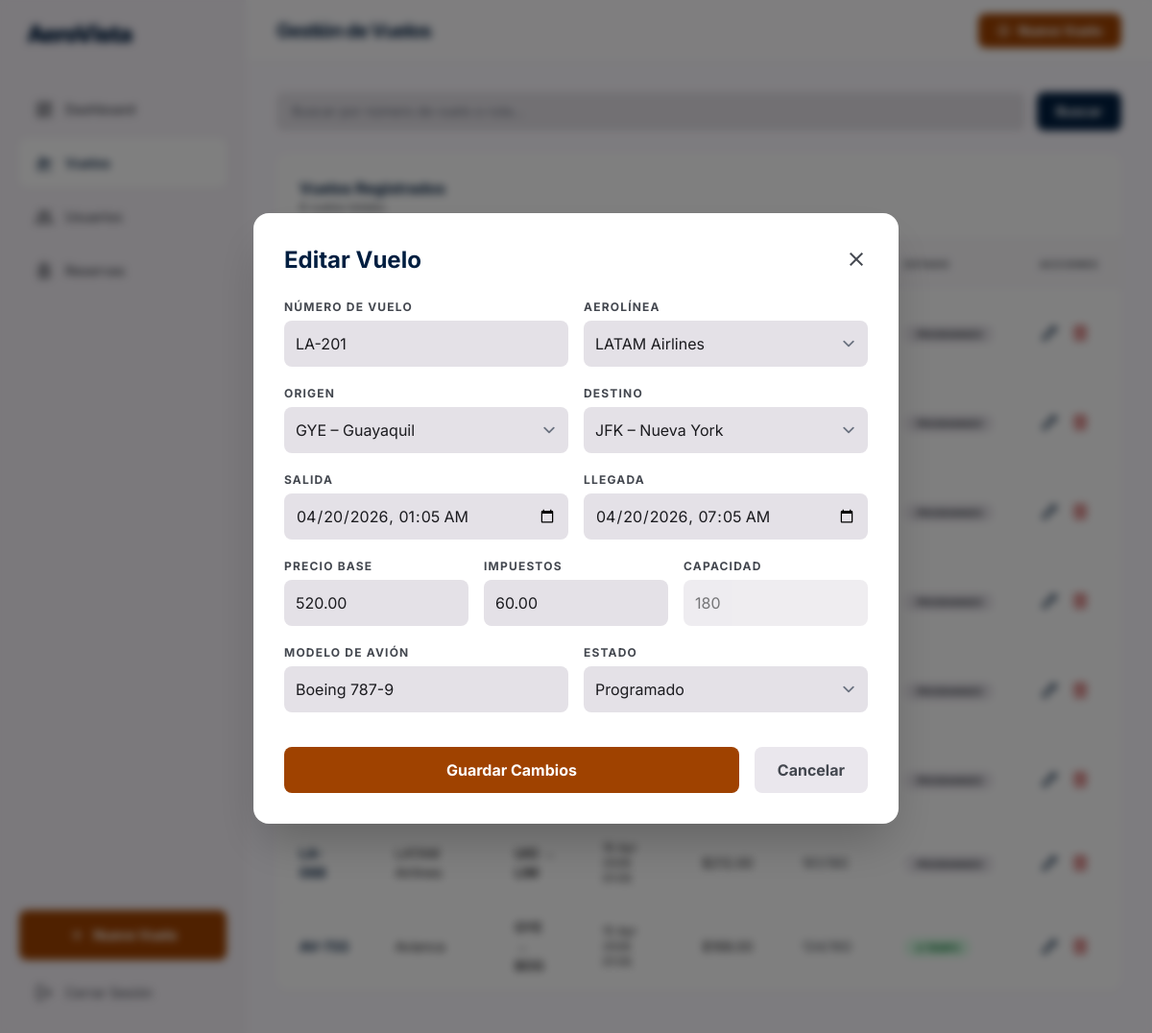
/admin/vuelos.php?edit=2 (signed in), run on the app's committed database.
### tables this page shows
CREATE TABLE `vuelos` (
  `id`                   INT AUTO_INCREMENT PRIMARY KEY,
  `numero_vuelo`         VARCHAR(20)    NOT NULL,
  `aerolinea_id`         INT            NOT NULL,
  `origen_id`            INT            NOT NULL,
  `destino_id`           INT            NOT NULL,
  `fecha_salida`         DATETIME       NOT NULL,
  `fecha_llegada`        DATETIME       NOT NULL,
  `precio_base`          DECIMAL(10,2)  NOT NULL,
  `impuestos`            DECIMAL(10,2)  NOT NULL DEFAULT 0.00,
  `capacidad`            INT            NOT NULL DEFAULT 180,
  `asientos_disponibles` INT            NOT NULL DEFAULT 180,
  `avion`                VARCHAR(100)   DEFAULT NULL COMMENT 'Modelo del avión (ej. Airbus A321neo)',
  `estado`               ENUM('programado','a_tiempo','retrasado','cancelado','completado')
                         NOT NULL DEFAULT 'programado',
  `created_at`           TIMESTAMP      NOT NULL DEFAULT CURRENT_TIMESTAMP,
  `updated_at`           TIMESTAMP      NOT NULL DEFAULT CURRENT_TIMESTAMP ON UPDATE CURRENT_TIMESTAMP,
  KEY `idx_vuelo_origen`   (`origen_id`),
  KEY `idx_vuelo_destino`  (`destino_id`),
  KEY `idx_vuelo_fecha`    (`fecha_salida`),
  KEY `idx_vuelo_estado`   (`estado`),
  CONSTRAINT `fk_vuelo_aerolinea` FOREIGN KEY (`aerolinea_id`) REFERENCES `aerolineas` (`id`),
  CONSTRAINT `fk_vuelo_origen`    FOREIGN KEY (`origen_id`)    REFERENCES `aeropuertos` (`id`),
  CONSTRAINT `fk_vuelo_destino`   FOREIGN KEY (`destino_id`)   REFERENCES `aeropuertos` (`id`)
);

CREATE TABLE `aerolineas` (
  `id`         INT AUTO_INCREMENT PRIMARY KEY,
  `codigo`     VARCHAR(10)  NOT NULL COMMENT 'Código IATA de la aerolínea',
  `nombre`     VARCHAR(100) NOT NULL,
  `logo_url`   VARCHAR(255) DEFAULT NULL,
  `activo`     TINYINT(1)   NOT NULL DEFAULT 1,
  `created_at` TIMESTAMP    NOT NULL DEFAULT CURRENT_TIMESTAMP,
  UNIQUE KEY `uq_aerolinea_codigo` (`codigo`)
);

CREATE TABLE `aeropuertos` (
  `id`         INT AUTO_INCREMENT PRIMARY KEY,
  `codigo`     VARCHAR(3)   NOT NULL COMMENT 'Código IATA (ej. GYE)',
  `nombre`     VARCHAR(150) NOT NULL,
  `ciudad`     VARCHAR(100) NOT NULL,
  `pais`       VARCHAR(100) NOT NULL,
  `pais_codigo` VARCHAR(2)  NOT NULL COMMENT 'Código ISO del país (ej. EC)',
  `activo`     TINYINT(1)   NOT NULL DEFAULT 1,
  `created_at` TIMESTAMP    NOT NULL DEFAULT CURRENT_TIMESTAMP,
  UNIQUE KEY `uq_aeropuerto_codigo` (`codigo`)
);

### admin/vuelos.php (the view, shortened to what the rows shown need)
<?php
require_once __DIR__ . '/../includes/functions.php';
$db    = getDB();
$ok    = '';
$page   = max(1, (int)($_GET['page'] ?? 1));
$limit  = 15;
$offset = ($page - 1) * $limit;
$search = trim($_GET['q'] ?? '');
$whereSQL = $search ? "WHERE v.numero_vuelo LIKE :q OR ap_o.codigo LIKE :q OR ap_d.codigo LIKE :q" : '';
$params   = $search ? [':q' => "%{$search}%"] : [];
$stmtV = $db->prepare("
    SELECT v.*, al.nombre AS aerolinea, ap_o.codigo AS origen, ap_d.codigo AS destino
    FROM vuelos v
    JOIN aerolineas al    ON al.id  = v.aerolinea_id
    JOIN aeropuertos ap_o ON ap_o.id = v.origen_id
    JOIN aeropuertos ap_d ON ap_d.id = v.destino_id
    $whereSQL
    ORDER BY v.fecha_salida DESC
    LIMIT $limit OFFSET $offset
");
$stmtV->execute($params);
$vuelos = $stmtV->fetchAll();
$aerolineas  = $db->query("SELECT id, nombre FROM aerolineas WHERE activo=1 ORDER BY nombre")->fetchAll();
$aeropuertos = $db->query("SELECT id, codigo, ciudad FROM aeropuertos WHERE activo=1 ORDER BY ciudad")->fetchAll();
$estados = ['programado','a_tiempo','retrasado','cancelado','completado'];
$editVuelo = null;
if (isset($_GET['edit'])) {
    $editVuelo = $db->prepare("SELECT * FROM vuelos WHERE id=?")->execute([(int)$_GET['edit']]) ? null : null;
    $stmtE = $db->prepare("SELECT * FROM vuelos WHERE id=?");
    $stmtE->execute([(int)$_GET['edit']]);
    $editVuelo = $stmtE->fetch();
}
?>
<!DOCTYPE html>
<html lang="es">
<head>
  <script src="https://cdn.tailwindcss.com?plugins=forms"></script>
</head>
<body class="bg-surface text-on-surface antialiased">
  <main class="ml-64 min-h-screen">
    <header class="fixed top-0 right-0 left-64 h-16 bg-white/70 backdrop-blur-xl z-30 shadow-sm flex items-center justify-between px-8">
      <h1 class="text-xl font-bold text-primary tracking-tighter">Gestión de Vuelos</h1>
    </header>
    <div class="pt-24 pb-12 px-8 max-w-7xl mx-auto space-y-6">
      <section class="bg-surface-container-lowest rounded-xl overflow-hidden shadow-sm">
        <div class="p-6 border-b border-surface-container-high/50 flex items-center justify-between">
          <div>
            <h2 class="text-base font-bold text-primary">Vuelos Registrados</h2>
          </div>
        </div>
        <div class="overflow-x-auto">
          <table class="w-full text-left text-sm">
            <thead>
              <tr class="bg-surface-container-low/50">
                <th class="px-6 py-4 text-[10px] font-bold text-on-surface-variant uppercase tracking-widest">Número</th>
                <th class="px-6 py-4 text-[10px] font-bold text-on-surface-variant uppercase tracking-widest">Aerolínea</th>
                <th class="px-6 py-4 text-[10px] font-bold text-on-surface-variant uppercase tracking-widest">Ruta</th>
                <th class="px-6 py-4 text-[10px] font-bold text-on-surface-variant uppercase tracking-widest">Salida</th>
                <th class="px-6 py-4 text-[10px] font-bold text-on-surface-variant uppercase tracking-widest">Precio</th>
                <th class="px-6 py-4 text-[10px] font-bold text-on-surface-variant uppercase tracking-widest">Asientos</th>
                <th class="px-6 py-4 text-[10px] font-bold text-on-surface-variant uppercase tracking-widest">Estado</th>
                <th class="px-6 py-4 text-[10px] font-bold text-on-surface-variant uppercase tracking-widest">Acciones</th>
              </tr>
            </thead>
            <tbody class="divide-y divide-surface-container-high/30">
              <?php foreach ($vuelos as $v): ?>
                <tr class="hover:bg-surface-container-low/30 transition-colors">
                  <td class="px-6 py-4 font-bold text-primary"><?= e($v['numero_vuelo']) ?></td>
                  <td class="px-6 py-4"><?= e($v['aerolinea']) ?></td>
                  <td class="px-6 py-4 font-semibold"><?= e($v['origen']) ?> → <?= e($v['destino']) ?></td>
                  <td class="px-6 py-4 text-xs"><?= fechaCorta($v['fecha_salida']) ?> <?= hora($v['fecha_salida']) ?></td>
                  <td class="px-6 py-4"><?= precio((float)$v['precio_base'] + (float)$v['impuestos']) ?></td>
                  <td class="px-6 py-4">
                    <span class="<?= $v['asientos_disponibles'] < 20 ? 'text-error font-bold' : 'text-on-surface-variant' ?>"><?= $v['asientos_disponibles'] ?>/<?= $v['capacidad'] ?></span>
                  </td>
                  <td class="px-6 py-4"><?= badgeEstado($v['estado']) ?></td>
                  <td class="px-6 py-4">
                    <div class="flex gap-3 items-center">
                      <a href="/admin/vuelos.php?edit=<?= $v['id'] ?>"
                         class="text-primary hover:text-secondary transition-colors">
                        <span class="material-symbols-outlined text-xl">edit</span>
                      </a>
                      <form method="POST" onsubmit="return confirm('¿Eliminar vuelo <?= e($v['numero_vuelo']) ?>? Esta acción no se puede deshacer.')">
                        <button type="submit" class="text-error hover:opacity-70 transition-opacity">
                          <span class="material-symbols-outlined text-xl">delete</span>
                        </button>
                      </form>
                    </div>
                  </td>
                </tr>
              <?php endforeach; ?>
            </tbody>
          </table>
        </div>
      </section>
    </div>
  </main>
  <div id="modal-vuelo" class="<?= ($editVuelo || ($_SERVER['REQUEST_METHOD']==='POST' && !$ok)) ? '' : 'hidden' ?> fixed inset-0 bg-black/50 backdrop-blur-sm z-50 flex items-center justify-center p-4">
    <div class="bg-white rounded-2xl p-8 w-full max-w-2xl shadow-2xl max-h-[90vh] overflow-y-auto">
      <div class="flex justify-between items-center mb-6">
        <h2 class="text-2xl font-bold text-primary"><?= $editVuelo ? 'Editar Vuelo' : 'Nuevo Vuelo' ?></h2>
      </div>
      <form method="POST" class="space-y-5">
        <div class="grid grid-cols-2 gap-4">
          <div>
            <label class="text-xs font-bold uppercase tracking-widest text-on-surface-variant block mb-1.5">Número de Vuelo</label>
            <input type="text" name="numero_vuelo" required
                   value="<?= e($editVuelo['numero_vuelo'] ?? '') ?>"
                   class="w-full bg-surface-container-highest border-none rounded-lg p-3 outline-none focus:ring-2 focus:ring-primary"/>
          </div>
          <div>
            <label class="text-xs font-bold uppercase tracking-widest text-on-surface-variant block mb-1.5">Aerolínea</label>
            <select name="aerolinea_id" required class="w-full bg-surface-container-highest border-none rounded-lg p-3 outline-none focus:ring-2 focus:ring-primary">
              <?php foreach ($aerolineas as $al): ?>
                <option value="<?= $al['id'] ?>" <?= ($editVuelo['aerolinea_id'] ?? '') == $al['id'] ? 'selected' : '' ?>>
                  <?= e($al['nombre']) ?>
                </option>
              <?php endforeach; ?>
            </select>
          </div>
        </div>
        <div class="grid grid-cols-2 gap-4">
          <div>
            <label class="text-xs font-bold uppercase tracking-widest text-on-surface-variant block mb-1.5">Origen</label>
            <select name="origen_id" required class="w-full bg-surface-container-highest border-none rounded-lg p-3 outline-none focus:ring-2 focus:ring-primary">
              <?php foreach ($aeropuertos as $ap): ?>
                <option value="<?= $ap['id'] ?>" <?= ($editVuelo['origen_id'] ?? '') == $ap['id'] ? 'selected' : '' ?>>
                  <?= e($ap['codigo']) ?> – <?= e($ap['ciudad']) ?>
                </option>
              <?php endforeach; ?>
            </select>
          </div>
          <div>
            <label class="text-xs font-bold uppercase tracking-widest text-on-surface-variant block mb-1.5">Destino</label>
            <select name="destino_id" required class="w-full bg-surface-container-highest border-none rounded-lg p-3 outline-none focus:ring-2 focus:ring-primary">
              <?php foreach ($aeropuertos as $ap): ?>
                <option value="<?= $ap['id'] ?>" <?= ($editVuelo['destino_id'] ?? '') == $ap['id'] ? 'selected' : '' ?>>
                  <?= e($ap['codigo']) ?> – <?= e($ap['ciudad']) ?>
                </option>
              <?php endforeach; ?>
            </select>
          </div>
        </div>
        <div class="grid grid-cols-2 gap-4">
          <div>
            <label class="text-xs font-bold uppercase tracking-widest text-on-surface-variant block mb-1.5">Salida</label>
            <input type="datetime-local" name="fecha_salida" required
                   value="<?= $editVuelo ? substr($editVuelo['fecha_salida'],0,16) : '' ?>"
                   class="w-full bg-surface-container-highest border-none rounded-lg p-3 outline-none focus:ring-2 focus:ring-primary"/>
          </div>
          <div>
            <label class="text-xs font-bold uppercase tracking-widest text-on-surface-variant block mb-1.5">Llegada</label>
            <input type="datetime-local" name="fecha_llegada" required
                   value="<?= $editVuelo ? substr($editVuelo['fecha_llegada'],0,16) : '' ?>"
                   class="w-full bg-surface-container-highest border-none rounded-lg p-3 outline-none focus:ring-2 focus:ring-primary"/>
          </div>
        </div>
        <div class="grid grid-cols-3 gap-4">
          <div>
            <label class="text-xs font-bold uppercase tracking-widest text-on-surface-variant block mb-1.5">Precio Base</label>
            <input type="number" name="precio_base" step="0.01" min="0" required
                   value="<?= e($editVuelo['precio_base'] ?? '') ?>"
                   class="w-full bg-surface-container-highest border-none rounded-lg p-3 outline-none focus:ring-2 focus:ring-primary"/>
          </div>
          <div>
            <label class="text-xs font-bold uppercase tracking-widest text-on-surface-variant block mb-1.5">Impuestos</label>
            <input type="number" name="impuestos" step="0.01" min="0" required
                   value="<?= e($editVuelo['impuestos'] ?? '') ?>"
                   class="w-full bg-surface-container-highest border-none rounded-lg p-3 outline-none focus:ring-2 focus:ring-primary"/>
          </div>
          <div>
            <label class="text-xs font-bold uppercase tracking-widest text-on-surface-variant block mb-1.5">Capacidad</label>
            <input type="number" name="capacidad" min="1" required
                   value="<?= e($editVuelo['capacidad'] ?? '180') ?>"
                   <?= $editVuelo ? 'readonly title="No se puede cambiar en edición"' : '' ?>
                   class="w-full bg-surface-container-highest border-none rounded-lg p-3 outline-none focus:ring-2 focus:ring-primary <?= $editVuelo ? 'opacity-60' : '' ?>"/>
          </div>
        </div>
        <div class="grid grid-cols-2 gap-4">
          <div>
            <label class="text-xs font-bold uppercase tracking-widest text-on-surface-variant block mb-1.5">Modelo de Avión</label>
            <input type="text" name="avion"
                   value="<?= e($editVuelo['avion'] ?? '') ?>"
                   placeholder="Ej. Airbus A321neo"
                   class="w-full bg-surface-container-highest border-none rounded-lg p-3 outline-none focus:ring-2 focus:ring-primary"/>
          </div>
          <div>
            <label class="text-xs font-bold uppercase tracking-widest text-on-surface-variant block mb-1.5">Estado</label>
            <select name="estado" class="w-full bg-surface-container-highest border-none rounded-lg p-3 outline-none focus:ring-2 focus:ring-primary">
              <?php foreach ($estados as $est): ?>
                <option value="<?= $est ?>" <?= ($editVuelo['estado'] ?? 'programado') === $est ? 'selected' : '' ?>>
                  <?= ucfirst(str_replace('_', ' ', $est)) ?>
                </option>
              <?php endforeach; ?>
            </select>
          </div>
        </div>
      </form>
    </div>
  </div>
</body>
</html>

### includes/functions.php (shortened to what the rows shown need)
<?php
function e(string $str): string {
    return htmlspecialchars($str, ENT_QUOTES | ENT_SUBSTITUTE, 'UTF-8');
}
function precio(float $amount): string {
    return '$' . number_format($amount, 2, '.', ',');
}
function fechaCorta(\DateTime|string $fecha): string {
    if (is_string($fecha)) $fecha = new \DateTime($fecha);
    return $fecha->format('d M Y');
}
function hora(string $datetime): string {
    return (new \DateTime($datetime))->format('H:i');
}
function badgeEstado(string $estado): string {
    $map = [
        'programado' => ['bg-surface-container-high text-on-surface-variant', 'Programado'],
        'a_tiempo'   => ['bg-green-100 text-green-700',  'A Tiempo'],
        'retrasado'  => ['bg-orange-100 text-orange-700','Retrasado'],
        'cancelado'  => ['bg-red-100 text-red-700',      'Cancelado'],
        'completado' => ['bg-blue-100 text-blue-700',    'Completado'],
    ];
    [$css, $label] = $map[$estado] ?? ['bg-gray-100 text-gray-600', ucfirst($estado)];
    return "<span class=\"px-3 py-1 rounded-full text-[10px] font-bold uppercase tracking-tighter {$css}\">{$label}</span>";
}

### data on the page
vuelos: label "PROGRAMADO"
vuelos: label "PROGRAMADO"
vuelos: label "PROGRAMADO"
vuelos: label "PROGRAMADO", numero_vuelo "LA-201", aerolinea_id "LATAM Airlines", origen_id "GYE – Guayaquil", destino_id "JFK – Nueva York", fecha_salida "04/20/2026 01:05", fecha_llegada "04/20/2026 07:05", precio_base "520.00", impuestos "60.00", capacidad "180", avion "Boeing 787-9", estado "Programado"
vuelos: label "PROGRAMADO"
vuelos: label "PROGRAMADO"
vuelos: numero_vuelo "LA-088", aerolinea.nombre "LATAM Airlines", origen.codigo "UIO", destino.codigo "LIM", fecha_salida "16 Apr 2026", fecha_salida "01:05", precio((float)$v['precio_base'] + (float)$v['impuestos']) "$212.00", asientos_disponibles "161", capacidad "180", label "PROGRAMADO"
vuelos: numero_vuelo "AV-733", aerolinea.nombre "Avianca", origen.codigo "GYE", destino.codigo "BOG", fecha_salida "15 Apr 2026", fecha_salida "01:05", precio((float)$v['precio_base'] + (float)$v['impuestos']) "$168.00", asientos_disponibles "134", capacidad "160", label "A TIEMPO"

### other printed values
$item['label'] "Dashboard"
$item['label'] "Vuelos"
$item['label'] "Usuarios"
$item['label'] "Reservas"
